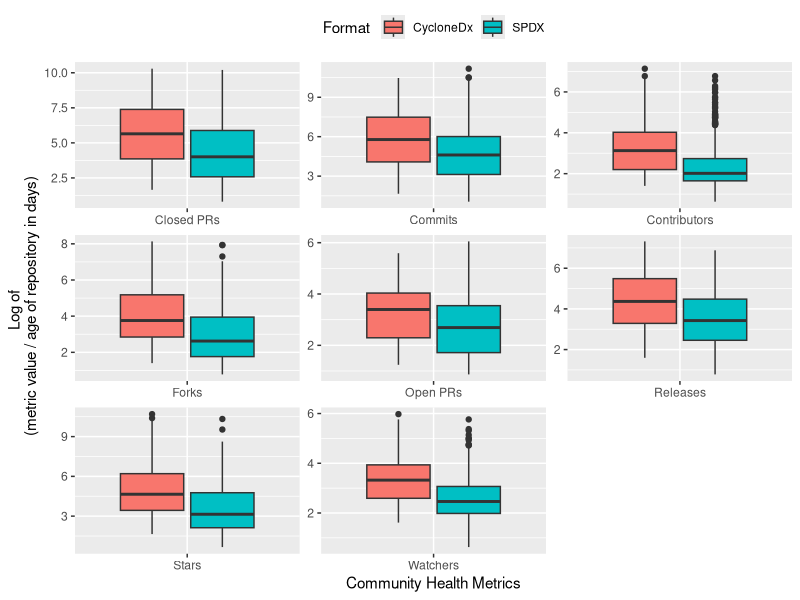

R code for this plot:
# load packages
library(dplyr)
library(tidyr)
library(ggplot2)
if (!file.exists("CycloneNSpdxTools.csv") && dir.exists("RQ2-tools")) setwd("RQ2-tools")

df <- read.csv("CycloneNSpdxTools.csv")
df$X <- NULL
#collection date
date1 <- as.POSIXct("2025-05-01", tz = "UTC", format = "%Y-%m-%d")
#repo creation date
date2 <- as.POSIXct(df$CreationDate, tz = "UTC", format = "%Y-%m-%d")
# Calculate the difference in days
df$days <- as.numeric(difftime(date1, date2, units = "days"))
#View(df)

df[, 6:13] <- (df[, 6:13] / df$days)*10000

gathered_df <- gather(df, attribute, count, -Format, -Tool, -Language, -Repo, -CreationDate, -Language, -days)

#View(gathered_df)
gathered_df$Repo <- NULL
gathered_df$Tool <- NULL
gathered_df$Language <- NULL
gathered_df$days <- NULL
gathered_df$CreationDate <- NULL

df <- gathered_df
names(df)[names(df) == "Format"] <- "format"

df <- df %>%
  filter(attribute!="ClosedIssues") %>%
  filter(attribute!="OpenIssues") 

plot <- ggplot(df, aes(x=reorder(attribute, -(as.numeric(count))), y=log((as.numeric(count))), fill=format)) + 
  geom_boxplot() +
  scale_x_discrete(labels = c(ClosedPullRequest="Closed PRs", OpenPullRequest="Open PRs", Commits="Commits", Contributors="Contributors", Forks="Forks", Releases="Releases", Stars="Stars", Watchers="Watchers")) +
  ylab("Log of \n (metric value / age of repository in days)") + xlab("Community Health Metrics") +
  labs(fill = "Format ") +
  theme(legend.position="top") +
  facet_wrap( ~ attribute, scales="free") +
  #  theme(axis.text.y = element_blank()) +
  theme(
    strip.background = element_blank(),
    strip.text.x = element_blank()
  )

pdf(file = "tool_metrics.pdf",width = 4, height = 3.5)
plot
dev.off()

names(df)[names(df) == "format"] <- "identifier"

df <- na.omit(df)
class_spdx <- subset(df, identifier == "SPDX")
class_cdx <- subset(df, identifier == "CycloneDx")
# Perform paired Wilcoxon signed-rank test for each identifier
p_values <- list()
for (id in unique(df$attribute)) {
  cat("attribute:", id, "\n")
  
  # Subset data for the current identifier
  id_data_A <- subset(class_spdx, attribute == id)$count
  id_data_B <- subset(class_cdx, attribute == id)$count
  
  # Perform Wilcoxon signed-rank test
  #print(wilcox.test(id_data_A, id_data_B, paired = FALSE))
  
  mw_test <- wilcox.test(id_data_A, id_data_B, paired = FALSE)
  p_values[[id]] <- mw_test$p.value
  #cat("p-value: ",mw_test$p.value, "\n")
  # Calculate Cliff's delta
  cliffs_delta <- function(x, y) {
    # Cliff's delta = P(x > y) - P(x < y); the Mann-Whitney statistic W counts ties as 1/2
    x <- x[!is.na(x)]; y <- y[!is.na(y)]
    2 * unname(wilcox.test(x, y, exact = FALSE)$statistic) / (length(x) * length(y)) - 1
  }
  
  delta <- cliffs_delta(id_data_A, id_data_B)
  cat("cliff's delta: ", delta, "\n")
  cat("\n")
}

# Convert p_values list to a vector
p_values_vec <- unlist(p_values)

# Adjust p-values using Bonferroni correction
adjusted_p_values <- p.adjust(p_values_vec, method = "bonferroni")

# Print adjusted p-values
for (i in 1:length(adjusted_p_values)) {
  cat("attribute:", names(adjusted_p_values)[i], "\n")
  cat("adjusted p-value: ", adjusted_p_values[i], "\n")
}
df3 <- df %>%
  group_by(identifier, attribute) %>%
  summarise(mean=mean(as.numeric(count)),
            median = median((count)))
View(df3)
